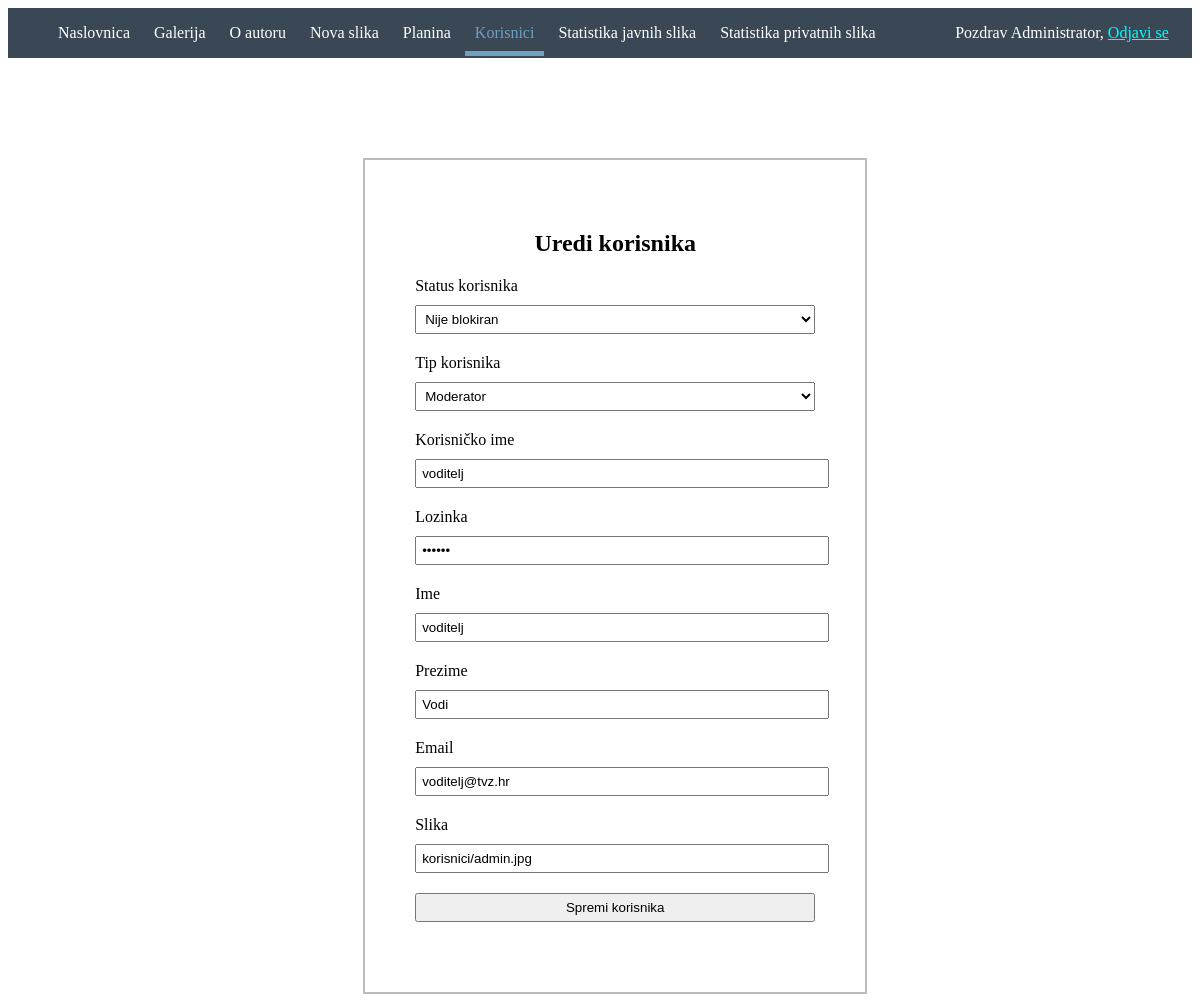
The page /uredi_korisnika.php?korisnik_id=2 (signed in) on the database its author committed.
### tables this page shows
CREATE TABLE `korisnik` (
  `korisnik_id` int(11) NOT NULL,
  `tip_korisnika_id` int(11) NOT NULL,
  `korisnicko_ime` varchar(50) NOT NULL,
  `lozinka` varchar(50) NOT NULL,
  `ime` varchar(50) NOT NULL,
  `prezime` varchar(50) NOT NULL,
  `email` varchar(100) NOT NULL,
  `blokiran` int(1) NOT NULL,
  `slika` text
);

### funkcije/funkcije_korisnici.php (called while the page is built, shortened)
<?php
    function dohvati_korisnika_pomocu_id($korisnik_id)
    {
        $veza = spajanje_na_bazu();
        $upit = "SELECT korisnik_id,tip_korisnika_id,korisnicko_ime,ime,prezime,email,slika,blokiran,lozinka FROM korisnik WHERE korisnik_id=$korisnik_id";
        $korisnik = izvrsi_upit($veza,$upit);
        return $korisnik;
    }
?>

### baza.php (called while the page is built, shortened)
<?php
    function izvrsi_upit($veza,$upit,$insert_or_update = false)
    {
        $rezultat=mysqli_query($veza,$upit);
        if($insert_or_update)
        {
            return $rezultat;
        }
        else
        {
            $rows = array();
            if(!empty($rezultat))
            {
                while ($row = mysqli_fetch_assoc($rezultat))
                {
                    $rows[] = $row;
                }
            }
            return $rows;
        }
    }
?>

### uredi_korisnika.php (the view, shortened to what this page needs)
<?php
    include "baza.php";
    include "funkcije/funkcije_korisnici.php";
    if(!empty($_GET["korisnik_id"]))
    {
        $korisnik = dohvati_korisnika_pomocu_id($_GET["korisnik_id"]);
    }
    include "includes/header.php";
    include "includes/navigacija.php";
?>
    <section class="slika">
        <form action="uredi_korisnika.php?korisnik_id=<?php echo $_GET["korisnik_id"]; ?>" method="POST" class="nova-slika-forma">
            <h1>Uredi korisnika</h1>
            <label for="blokiran">Status korisnika</label>
            <select name="blokiran">
                <?php
                if(isset($_SESSION["aktivni_korisnik_tip"]) and $_SESSION["aktivni_korisnik_tip"] == 0)
                {
                    echo '<option value="0" $selected>Nije blokiran</option>';
                }
                ?>
            </select>
            <?php
            if(isset($_SESSION["aktivni_korisnik_tip"]) and $_SESSION["aktivni_korisnik_tip"] == 0)
            {
                $tip_korisnika = array(
                    0 => "Administrator",
                    1 => "Moderator",
                    2 => "Korisnik",
                );
                echo "<label for='tip_korisnika_id'>Tip korisnika</label>";
                echo "<select name='tip_korisnika_id'>";
                    foreach($tip_korisnika as $tip =>$label)
                    {
                        $selected ='';
                        if($tip == intval($korisnik[0]["tip_korisnika_id"]) )
                        {
                            $selected = " selected";
                        }
                        echo "<option value='$tip' $selected>{$label}</option>";
                    }
                echo "</select>";
                echo "<br>";
                echo "<label for='korisnicko_ime'>Korisničko ime</label>";
                echo "<input type='text' name='korisnicko_ime' value='{$korisnik[0]['korisnicko_ime']}'/>";
                echo "<label for='lozinka'>Lozinka</label>";
                echo "<input type='password' name='lozinka' value='{$korisnik[0]['lozinka']}'/>";
                echo "<label for='ime'>Ime</label>";
                echo "<input type='text' name='ime' value='{$korisnik[0]['ime']}'/>";
                echo "<label for='prezime'>Prezime</label>";
                echo "<input type='text' name='prezime' value='{$korisnik[0]['prezime']}'/>";
                echo "<label for='email'>Email</label>";
                echo "<input type='text' name='email' value='{$korisnik[0]['email']}'/>";
                echo "<label for='slika'>Slika</label>";
                echo "<input type='text' name='slika' value='{$korisnik[0]['slika']}'/>";
            }
            ?>
            <input type="submit" value="Spremi korisnika"/>
        </form>
    </section>
<?php
    include "includes/footer.php";
?>

### css/main.css (style rules this page uses)
.slika { border:2px solid #BCBCBC; text-align: center; background-color: linear-gradient(#eeeeee, #ffffff ); width: 400px; text-align:center; margin-left: 30%; padding:50px; margin-top: 100px; }
.nova-slika-forma input,select,textarea { margin-bottom: 20px; width:400px; padding: 5px; }
.nova-slika-forma label { float:left; margin-bottom: 10px; }

### rows shown on the page
korisnik: korisnicko_ime "voditelj", ime "voditelj", prezime "Vodi", email "voditelj@tvz.hr", slika "korisnici/admin.jpg"

### other values the page prints
$_SESSION['aktivni_korisnik'] "Administrator"
form field tip_korisnika_id "Moderator"
